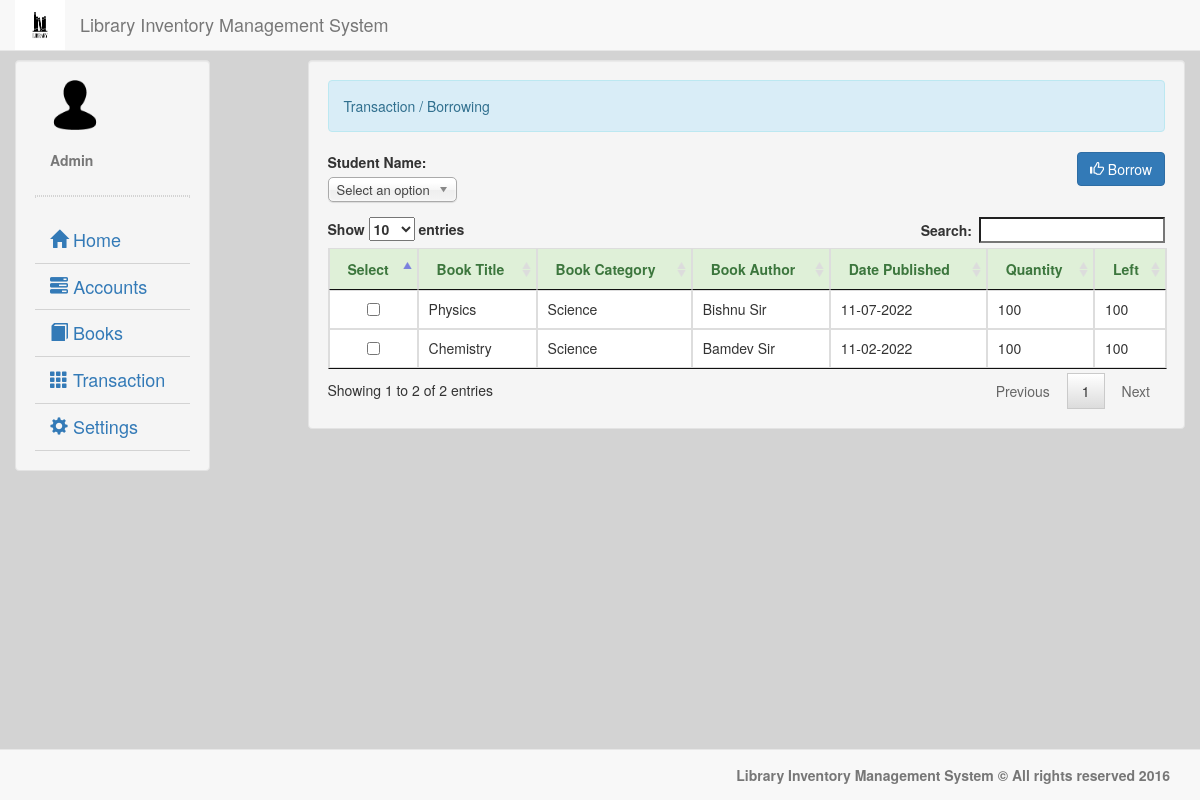
The app's page /borrowing.php (signed in) with its own data.
### tables this page shows
CREATE TABLE `book` (
  `book_id` int(11) NOT NULL,
  `book_title` varchar(50) NOT NULL,
  `book_description` varchar(200) NOT NULL,
  `book_category` varchar(50) NOT NULL,
  `book_author` varchar(60) NOT NULL,
  `date_publish` varchar(25) NOT NULL,
  `qty` int(11) NOT NULL
);

### account.php (called while the page is built)
<?php
	require_once 'connect.php';
	$qadmin = $conn->query("SELECT * FROM `admin` WHERE `admin_id` = '$_SESSION[admin_id]'") or die(mysqli_error());
	$fadmin = $qadmin->fetch_array();
	$name = $fadmin['firstname']." ".$fadmin['lastname'];

### borrowing.php (the view, shortened to what this page needs)
<!DOCTYPE html>
<?php
	require_once 'valid.php';
?>
<html lang = "eng">
	<head>
		<link rel = "stylesheet" type = "text/css" href = "css/bootstrap.css" />
		<link rel = "stylesheet" type = "text/css" href = "css/chosen.min.css" />
		<link rel = "stylesheet" type = "text/css" href = "css/jquery.dataTables.css" />
	</head>
	<body style = "background-color:#d3d3d3;">
		<nav class = "navbar navbar-default navbar-fixed-top">
			<div class = "container-fluid">
				<div class = "navbar-header">
					<img src = "images/logo.png" width = "50px" height = "50px" />
					<h4 class = "navbar-text navbar-right">Library Inventory Management System</h4>
				</div>
			</div>
		</nav>
		<div class = "container-fluid">
			<div class = "col-lg-2 well" style = "margin-top:60px;">
				<div class = "container-fluid">
					<img src = "images/user.png" width = "50px" height = "50px"/>
					<br />
					<br />
					<label class = "text-muted"><?php require'account.php'; echo $name;?></label>
				</div>
				<hr style = "border:1px dotted #d3d3d3;"/>
				<ul id = "menu" class = "nav menu">
					<li><a style = "font-size:18px; border-bottom:1px solid #d3d3d3;" href = "home.php"><i class = "glyphicon glyphicon-home"></i> Home</a></li>
					<li><a style = "font-size:18px; border-bottom:1px solid #d3d3d3;" href = ""><i class = "glyphicon glyphicon-tasks"></i> Accounts</a>
					</li>
					<li><a style = "font-size:18px; border-bottom:1px solid #d3d3d3;" href = "book.php"><i class = "glyphicon glyphicon-book"></i> Books</a></li>
					<li><a style = "font-size:18px; border-bottom:1px solid #d3d3d3;" href = ""><i class = "glyphicon glyphicon-th"></i> Transaction</a>
					</li>
					<li><a  style = "font-size:18px; border-bottom:1px solid #d3d3d3;" href = ""><i class = "glyphicon glyphicon-cog"></i> Settings</a>
					</li>
				</ul>
			</div>
			<div class = "col-lg-9 well" style = "margin-top:60px;">
				<div class = "alert alert-info">Transaction / Borrowing</div>
				<form method = "POST" action = "borrow.php" enctype = "multipart/form-data">
					<div class = "form-group pull-left">
						<label>Student Name:</label>
						<br />
						<select name = "student_no" id = "student">
							<option value = "" selected = "selected" disabled = "disabled">Select an option</option>
						</select>
					</div>
					<div class = "form-group pull-right">
						<button name = "save_borrow" class = "btn btn-primary"><span class = "glyphicon glyphicon-thumbs-up"></span> Borrow</button>
					</div>
					<table id = "table" class = "table table-bordered">
						<thead class = "alert-success">
							<tr>
								<th>Select</th>
								<th>Book Title</th>
								<th>Book Category</th>
								<th>Book Author</th>
								<th>Date Published</th>
								<th>Quantity</th>
								<th>Left</th>
							</tr>
						</thead>
						<tbody>
							<?php
							$i= 0;
								$q_book = $conn->query("SELECT * FROM `book`") or die(mysqli_error());
								while($f_book = $q_book->fetch_array()){
								$q_borrow = $conn->query("SELECT SUM(qty) as total FROM `borrowing` WHERE `book_id` = '$f_book[book_id]' && `status` = 'Borrowed'") or die(mysqli_error());
								$new_qty = $q_borrow->fetch_array();
								$total = $f_book['qty'] - $new_qty['total'];
							?>
							<tr>
								<td>
									<?php
										if($total == 0){
											echo "<center><label class = 'text-danger'>Not Available</label></center>";
										}else{
											echo '<input type = "hidden" name = "book_id['.$i.']" value = "'.$f_book['book_id'].'"><center><input type = "checkbox" name = "selector['.$i.']" value = "1"></center>';
										}
									?>
								</td>
								<td><?php echo $f_book['book_title']?></td>
								<td><?php echo $f_book['book_category']?></td>
								<td><?php echo $f_book['book_author']?></td>
								<td><?php echo date("m-d-Y", strtotime($f_book['date_publish']))?></td>
								<td><?php echo $f_book['qty']?></td>
								<td><?php echo $total ?></td>
							</tr>
							<?php
							$i++;
								}
							?>
						</tbody>
					</table>
				</form>
			</div>
		</div>
		<nav class = "navbar navbar-default navbar-fixed-bottom">
			<div class = "container-fluid">
				<label class = "navbar-text pull-right">Library Inventory Management System &copy; All rights reserved 2016</label>
			</div>
		</nav>
	</body>
</html>

### records on screen
book: book_title "Physics", book_category "Science", book_author "Bishnu Sir", date_publish "11-07-2022", qty "100"
book: book_title "Chemistry", book_category "Science", book_author "Bamdev Sir", date_publish "11-02-2022", qty "100"

### other values on screen
$name "Admin"
